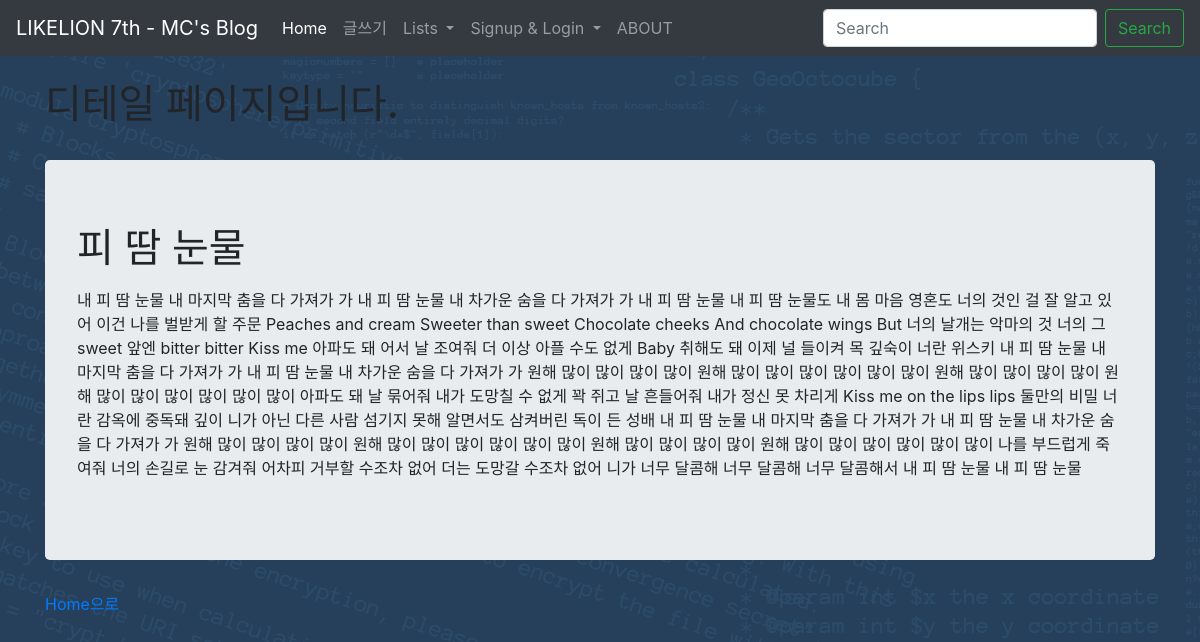
Page /blog/1/ on the committed database.
### app_1/models.py (models this page shows, shortened)
class Blog(models.Model):
    title = models.CharField(max_length = 1000)
    pup_date = models.DateTimeField(auto_now_add=True)
    body = models.TextField()

### app_1/views.py (the view)
# urls.py: path('<int:blog_id>/', app_1.views.detail, name = 'detail'),
def detail(request, blog_id):
    blog_detail = get_object_or_404(Blog, pk=blog_id)
    return render(request, 'detail.html', {'blog' : blog_detail}) # {dictionary형 자료}를 detail.html에 담아서 보내라.

### app_1/templates/detail.html (shortened to what this page needs)
{% extends 'base.html' %}
{% load staticfiles %}
{% block contents %}
<body>
<br>
<div class="container">
  <h1>디테일 페이지입니다.</h1>
<br>
  <div class="container jumbotron">
    <h1>{{ blog.title }}</h1>
      <p>{{ blog.body }}</p>
    </div>
</div>
  <div class = "container">
    <p>
      <a href = "{% url 'home' %}">Home으로</a>
    </p>
  </div>
</body>
{% endblock %}

### rows in the picture
Blog: title "피 땀 눈물", body "내 피 땀 눈물 내 마지막 춤을 다 가져가 가 내 피 땀 눈물 내 차가운 숨을 다 가져가 가 내 피 땀 눈물 내 피 땀 눈물도 내 몸 마음 영혼도 너의 것인 걸 잘 알고 있어 이건 나를 벌받게 할 주문 Peaches and cream Sweeter than sweet Chocolate cheeks And chocolate wings But 너의 날개는 악마의 것 너의 그 sweet 앞엔 bitter bitter Kiss me 아파도 돼 어서 날 조여줘 더 이상 아플 수도 없게 Baby 취해도 돼 이제 널 들이켜 목 깊숙이 너란 위스키 내 피 땀 눈물 내 마지막 춤을 다 가져가 가 내 피 땀 눈물 내 차가운 숨을 다 가져가 가 원해 많이 많이 많이 많이 원해 많이 많이 많이 많이 많이 많이 원해 많이 많이 많이 많이 원해 많이 많이 많이 많이 많이 많이 아파도 돼 날 묶어줘 내가 도망칠 수 없게 꽉 쥐고 날 흔들어줘 내가 정신 못 차리게 Kiss me on the lips lips 둘만의 비밀 너란 감옥에 중독돼 깊이 니가 아닌 다른 사람 섬기지 못해 알면서도 삼켜버린 독이 든 성배 내 피 땀 눈물 내 마지막 춤을 다 가져가 가 내 피 땀 눈물 내 차가운 숨을 다 가져가 가 원해 많이 많이 많이 많이 원해 많이 많이 많이 많이 많이 많이 원해 많이 많이 많이 많이 원해 많이 많이 많이 많이 많이 많이 나를 부드럽게 죽여줘 너의 손길로…"
